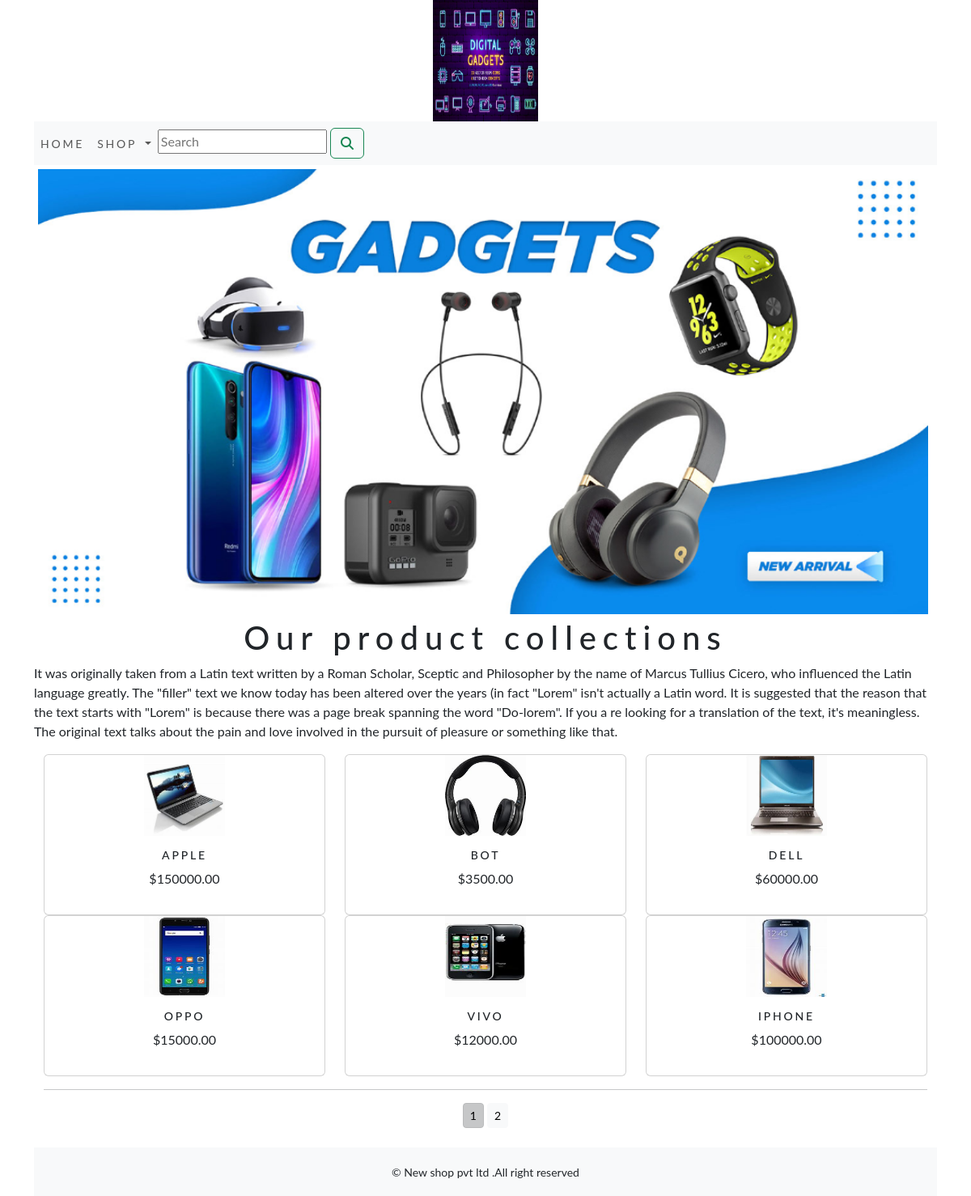
The app's page /ecommerceapp/ with its own data.
### ecommerceapp/models.py (models this page shows, shortened)
class product(models.Model):
    name=models.CharField(max_length=250,unique=True)
    slug=models.SlugField(max_length=250,unique=True)
    description=models.TextField(blank=True)
    price=models.DecimalField(max_digits=10,decimal_places=2)
    category=models.ForeignKey(Category,on_delete=models.CASCADE)
    image = models.ImageField(upload_to='Product', blank=True)
    stock=models.IntegerField()
    available=models.BooleanField(default=True)
    created=models.DateTimeField(auto_now_add=True)
    updated=models.DateTimeField(auto_now=True)
    def get_url(self):
        return reverse('ecommerceapp:ProdCatdetail',args=[self.category.slug,self.slug])
    class Meta:
        ordering = ('name',)
        verbose_name = 'Product'
        verbose_name_plural = 'Products'

### ecommerceapp/views.py (the view)
# urls.py: path('',views.allprodCat,name='allprodCat'),
def allprodCat(request,c_slug=None):
    c_page=None
    products_list=None
    if c_slug!=None:
        c_page=get_object_or_404(Category,slug=c_slug)
        products_list=product.objects.all().filter(category=c_page,available=True)
    else:
        products_list=product.objects.all().filter(available=True)
    paginator=Paginator( products_list,6)
    try:
        page=int(request.GET.get('page','1'))
    except:
        page=1
    try:
        products=paginator.page(page)
    except(EmptyPage,InvalidPage):
        products=paginator.page(paginator.num_pages)
    return render(request,"category.html",{'category':c_page,'products':products})

### cart/context_processors.py (called while the page is built)
def counter(request):
    item_count=0
    if 'admin' in request.path:
        return {}
    else:
        try:
            cart=Cart.objects.filter(cart_id=_cart_id(request))
            cart_items=CartItem.objects.all().filter(cart=cart[:1])
            for cart_item in cart_items:
                item_count += cart_item.quantity
        except Cart.DoesNotExist:
            item_count =0
    return dict(item_count=item_count)

### cart/views.py (called while the page is built)
def _cart_id(request):
    cart=request.session.session_key
    if not cart:
        cart=request.session.create()
    return cart

### ecommerceapp/context_processors.py (called while the page is built)
def menu_links(request):
    links=Category.objects.all()
    return dict(links=links)

### ecommerceapp/models.py (called while the page is built)
    def get_url(self):
        return reverse('ecommerceapp:Product_by_category',args=[self.slug])

### templates/category.html (shortened to what this page needs)
{% extends 'base.html' %}
{% load static %}
{% block content %}
<div class="mx_auto">
    {% if category %}
    <img class="my_image" src="{{category.image.url}}" alt="{{category.name}}">
</div>
     <br>
<div>
        <h1 class="text-center my_title">{{category.name}}</h1>
        <p class="text_justify">{{category.description}}</p>
</div>
        {% else %}
<div>
    <img class="my_image my_image_padding" src="{% static 'img/gadg.png' %}" alt="Our products" width="1500px;" height="500px;">
</div>
<div>
    <h1 class="text-center my_title">Our product collections</h1>
    <p class="text-justify">It was originally taken from a Latin text written by a Roman Scholar, Sceptic and Philosopher by the name of Marcus Tullius Cicero, who influenced the Latin language greatly.
        The "filler" text we know today has been altered over the years (in fact "Lorem" isn't actually a Latin word. It is suggested that the reason that the text starts with "Lorem" is because there was a page break spanning the word "Do-lorem". If you a re looking for a translation of the text, it's meaningless. The original text talks about the pain and love involved in the pursuit of pleasure or something like that.</p>
</div>
        {% endif %}
    <div class="container">
        <div class="row mx_auto">
            {% for Product in products.object_list %}
            <div class="my_bottom_margin  col-9 col-sm-12 col-md-4 xol-lg-4 ">
                <div class="card text-center" style="min-width:18rem;">
                    <a href="{{Product.get_url}}"><img class="card-img-left my_img" src="{{Product.image.url}}" alt="{{Product.name}}" width="100px;" height="100px;"></a>
                    <div class="card-body">
                        <h4>{{Product.name}}</h4>
                        <p>${{Product.price}}</p>
                    </div>
                </div>
            </div>
            {% endfor %}
        </div>
        <div class="mx_auto">
            {% if products.paginator.num_pages > 1 %}
            <hr>
            <div class="text-center">
                {% for pg in products.paginator.page_range %}
                    <a href="?page={{pg}}" class="btn btn-light btn-sm {% if products.number == pg %} active {% endif %}">{{pg}}</a>
                {% endfor %}
            </div>
            {% endif %}
        </div>
        <br>
    </div>
{% endblock %}

### templates/base.html (shortened to what this page needs)
{% load static %}
<!DOCTYPE html>
<html lang="en">
<head>
     <link href=" https://cdn.jsdelivr.net/npm/bootstrap@5.3.1/dist/css/bootstrap.min.css" rel="stylesheet" >
     <link rel="stylesheet" href="{% static 'css/custom.css' %}">
</head>
<body>
<div class="container">
{% include 'header.html' %}
{% include 'nav.html' %}
{% block content %}
{% endblock %}
</div>
{% include 'footer.html' %}
</body>
</html>

### templates/header.html
{% load static %}
<header>
  <center>
    <a href="{% url 'ecommerceapp:allprodCat' %}"></a><img src="{% static 'img/log.png' %}" alt="logimage" width="130px;" height="150px;">
  </center>
</header>

### templates/nav.html (shortened to what this page needs)
<nav class="navbar navbar-expand-lg navbar-light bg-light">
  <div class="collapse navbar-collapse" id="navbarSupportedContent">
    <ul class="navbar-nav mr-auto">
      <li class="nav-item">
        <a class="nav-link" href="#">Home</a>
      </li>
      <li class="nav-item dropdown {% if 'ecommerceapp' in request.path %} active {% endif %}">
        <a class="nav-link dropdown-toggle" href="#" id="navbarDropdown" role="button" data-toggle="dropdown" aria-haspopup="true" aria-expanded="false">
          Shop
        </a>
      </li>
    </ul>
    <div>
    <form class="navbar-form navbar-left" action="{% url 'search_app:SearchResult' %}" method="get" >
      <input   type="search" placeholder="Search" name="q"  aria-label="Search" >
      <button class="btn btn-outline-success" type="submit"><i class="fa-solid fa-magnifying-glass"></i></button>
    </form>
      </div>
  </div>
</nav>

### templates/footer.html
<div class="footer navbar-fixed-bottom my_footer">
  <p class="text-center">&copy; New shop pvt ltd .All right reserved</p>
</div>

### static/css/custom.css (style rules this page uses)
body { font-family: 'Lato', sans-serif; }
.nav-item { letter-spacing : .2em; font-size :14px; text-transform :uppercase; }
.my_footer { background-color:#f8f9fa; height:60px; }
.my_footer p { padding-top:20px; font-size:14px; }
.my_image { width:1110px; height:auto; }
.my_title { font_size:16px; text_transform:uppercase; letter-spacing:.2em; }
.my_image_padding { padding:5px; }
.my_bottom_margin { margin_bottom:10px; }
.card-body h4 { font-size:14px; text-transform:uppercase; letter-spacing:.2em; }

### records on screen
product: image (picture), name "APPLE", price "150000.00"
product: image (picture), name "BOT", price "3500.00"
product: image (picture), name "DELL", price "60000.00"
product: image (picture), name "OPPO", price "15000.00"
product: image (picture), name "VIVO", price "12000.00"
product: image (picture), name "IPHONE", price "100000.00"

### other values on screen
{{ pg }} "1" "2"
